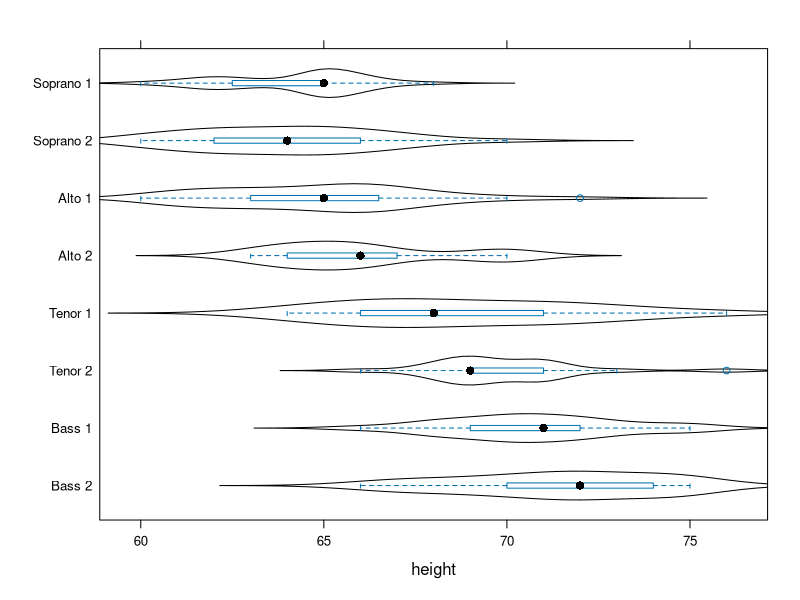

Write R code to recreate this figure. (Note: this script raises an error after producing the figure.)
## custom violin/boxplot for showing distribution of scores.

library(lattice)



##dev.code
#archetype.
bwplot(voice.part ~ height, singer,
       panel = function(..., box.ratio) {
           panel.violin(..., col = "transparent",
                        varwidth = FALSE, box.ratio = box.ratio)
           panel.bwplot(..., fill = NULL, box.ratio = .1)
       } )





#### to use this, create a datatable of all scores with groups labeled
baseScore <- data.frame(score=ubi.pca.5.scores[,"Comp.1"],group="all")

goID <- "GO:0006805"	# "xenobiotic metabolic..."
go.genes.xeno <- genesInTerm(GOdata.BP,goID)[[1]]
goID <- "GO:0005759"	# mitochondrial matrix
go.genes <- genesInTerm(GOdata.CC,goID)[[1]]

addGroupScoresToGroupTable <- function(groupTable,groupIds,groupName,scoreTable,idColumn,scoreColum) {
	index <- na.omit(match(groupIds , scoreTable[,idColumn]))
	scores <- scoreTable[index ,scoreColum]
	groupTable <- rbind(groupTable,data.frame(score=scores,group=groupName))
	
}

baseScore <- data.frame(score=ubi.pca.5.scores[,"Comp.1"],group="all")
groupTable <- baseScore
groupTable <- addGroupScoresToGroupTable(groupTable=groupTable,groupIds=go.genes,
				groupName=goID,scoreTable=ubi.pca.5.scores,
				idColumn="spAccession",scoreColum="Comp.1")

bwplot(group ~ score, groupTable,
       panel = function(..., box.ratio) {
           panel.violin(..., col = "transparent",
                        varwidth = FALSE, box.ratio = box.ratio)
           panel.bwplot(..., fill = NULL, box.ratio = .1)
       } )